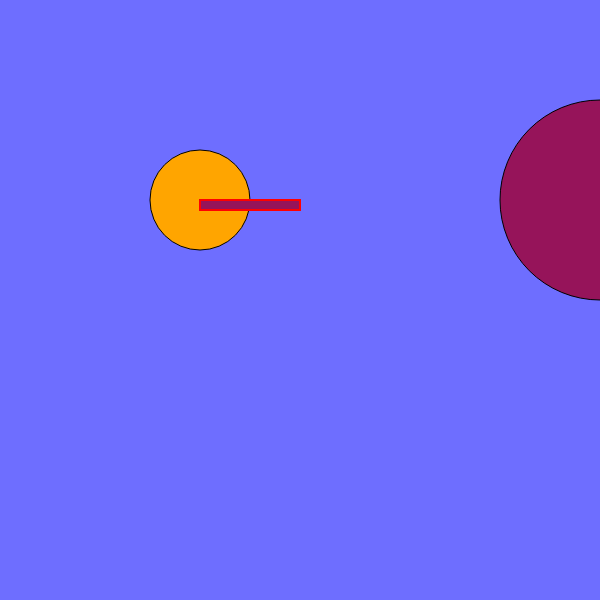
Frame 1 (no input)
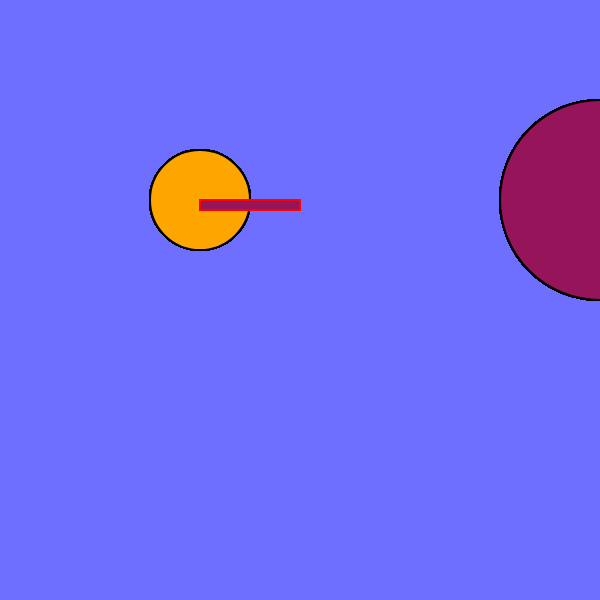
Frame 60 (no input)
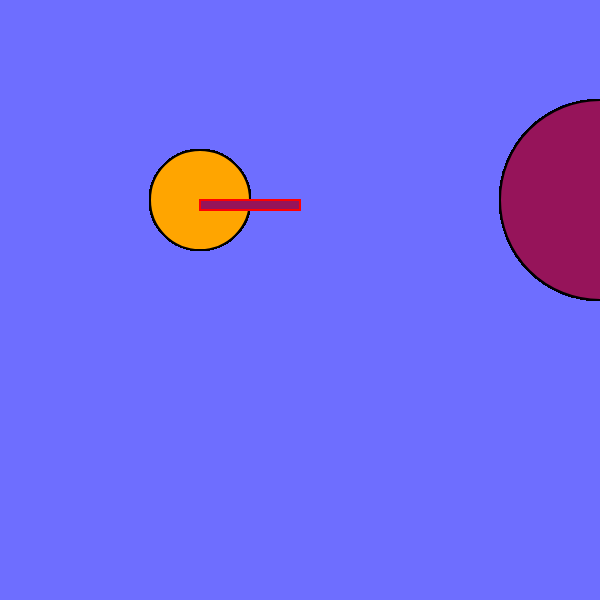
Frame 120 (the mouse pressed at the canvas centre since frame 60)

The p5.js sketch that drew these frames (run headless with seeded random() and noise() and a simulated clock; from frame 60 on, the mouse is pressed at the canvas centre):

// p5.js sketch
// ── sketch.js
function setup() {
   createCanvas(600, 600);
   background(110,110,255);

}

function draw() {
    stroke(0)
    fill("orange")
    ellipse(200, 200, 100, 100);
    fill(150,20, 90)
    ellipse(600, 200, 200, 200);
    stroke("red")
    strokeWeight(2)
    rect(200, 200, 100, 10)

}
